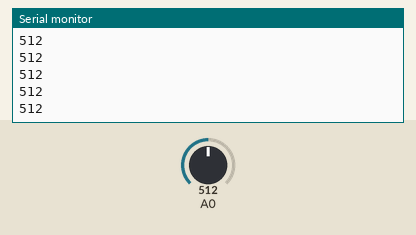
Recording of a sketch running on a simulated Arduino Uno, built with avr-gcc and run on an emulated ATmega328P. Parts: the last lines printed to the serial monitor. Inputs (shaded band) come from the test bench; at power-on: A0 = 512.

Above: at 1.2 s.
1.3 s: A0 set to 716
At 1.32 s:
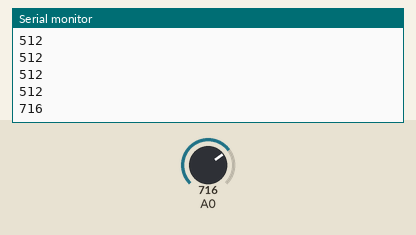
2.8 s: A0 set to 900
At 2.83 s:
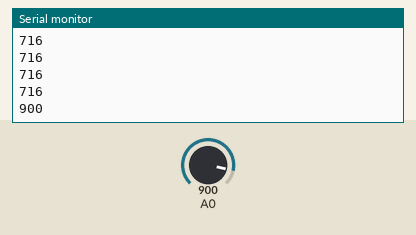
Timing chart, 0 to 5.8 s (numbered marks = the images above; inputs shaded):
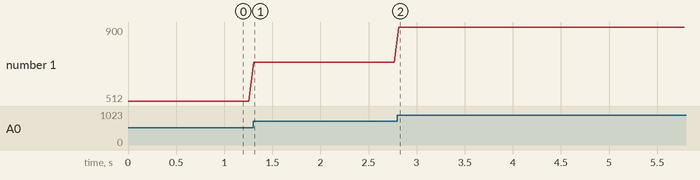

Measured:
- after the input at 1.3 s, the serial monitor: prints a new line at once (image 1)
- after the input at 2.8 s, the serial monitor: prints a new line at once (image 2)
- plotted number 1: 512 → 716 after the input at 1.3 s, 716 → 900 after the input at 2.8 s

The sketch:

_07_PhotoresistorModule.ino
```cpp
/***********************************************************
File name: _07_PhotoresistorModule.ino
Description: We measure the light intensity of information with
             photosensitive resistance, and displayed in the
             serial monitor.
Website: www.adeept.com
E-mail: support@adeept.com
Author: Tom
Date: 2016/06/12
***********************************************************/
int photoresistorPin = 0;          // photoresistor  connected to analog pin 0
void setup()
{
  pinMode(photoresistorPin, INPUT);//Set analog 0 port mode, the INPUT for the input
  Serial.begin(9600);             //opens serial port, sets data rate to 9600 bps
}
void loop()
{
 Serial.println(analogRead(0));   //send data to the serial monitor
 delay(50);                        //delay 0.05 s
}
```
